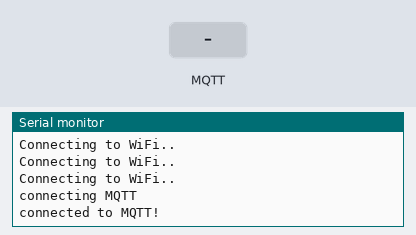
A sketch run on a simulated ESP8266 (NodeMCU). On the bench: the last lines printed to the serial monitor. The inputs (shaded band) are chosen by the test bench. WiFi joins after 1.5 s; servers stay silent unless stated; no MQTT or app messages arrive unless stated; not simulated (calls return 0 or success): /home/aubbiali/Arduino/embeddedExercise/WifiConfig.h.

Above: at 2.7 s.
2.8 s: MQTT message "1" arrives on the first subscribed topic
At 3.4 s:
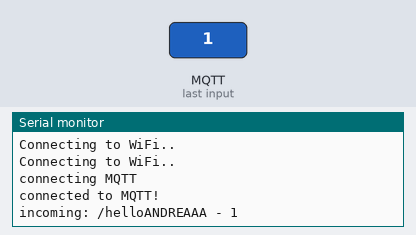
4.3 s: MQTT message "on" arrives on the first subscribed topic
At 5.5 s:
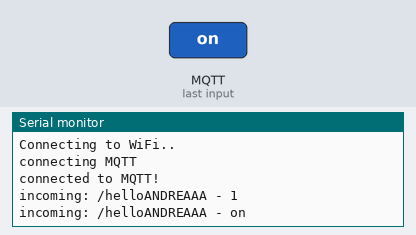
5.8 s: MQTT message "off" arrives on the first subscribed topic
At 6.9 s:
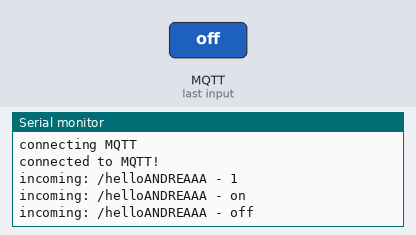

Measured:
- after the input at 2.8 s, the serial monitor: prints a new line at once (image 1)
- after the input at 4.3 s, the serial monitor: prints a new line at once (image 2)
- after the input at 5.8 s, the serial monitor: prints a new line at once (image 3)

The sketch:

8-mqtt.ino
```cpp
#include <ESP8266WiFi.h>
#include <MQTT.h>
#include </home/aubbiali/Arduino/embeddedExercise/WifiConfig.h>

WiFiClient net;
MQTTClient client;
unsigned long lastMillis = 0;

void setup() {
  Serial.begin(9600);
  setupWifi();
  setupMQTTBroker();
}

void loop() {
  client.loop();

  if (!client.connected()) {
    setupMQTTBroker();
  }

  // publish a message roughly every second.
  if (millis() - lastMillis > 1000) {
    lastMillis = millis();
    client.publish("/helloANDREAAA", "world");
  }
}

void setupWifi(){
  WiFi.begin(WIFINAME, WIFIPASSWORD);
  while (WiFi.status() != WL_CONNECTED) {
      delay(500);
      Serial.println("Connecting to WiFi..");
  }
}

void setupMQTTBroker() {
  client.begin("test.mosquitto.org", net);
  client.onMessage(callback);

  Serial.print("\nconnecting MQTT");
  while (!client.connect("arduino", "public", "public")) {
    Serial.print(".");
    delay(1000);
  }

  Serial.println("\nconnected to MQTT!");

  client.subscribe("/helloANDREAAA");
}

void callback(String &topic, String &payload){
  Serial.println("incoming: " + topic + " - " + payload);
}
```
